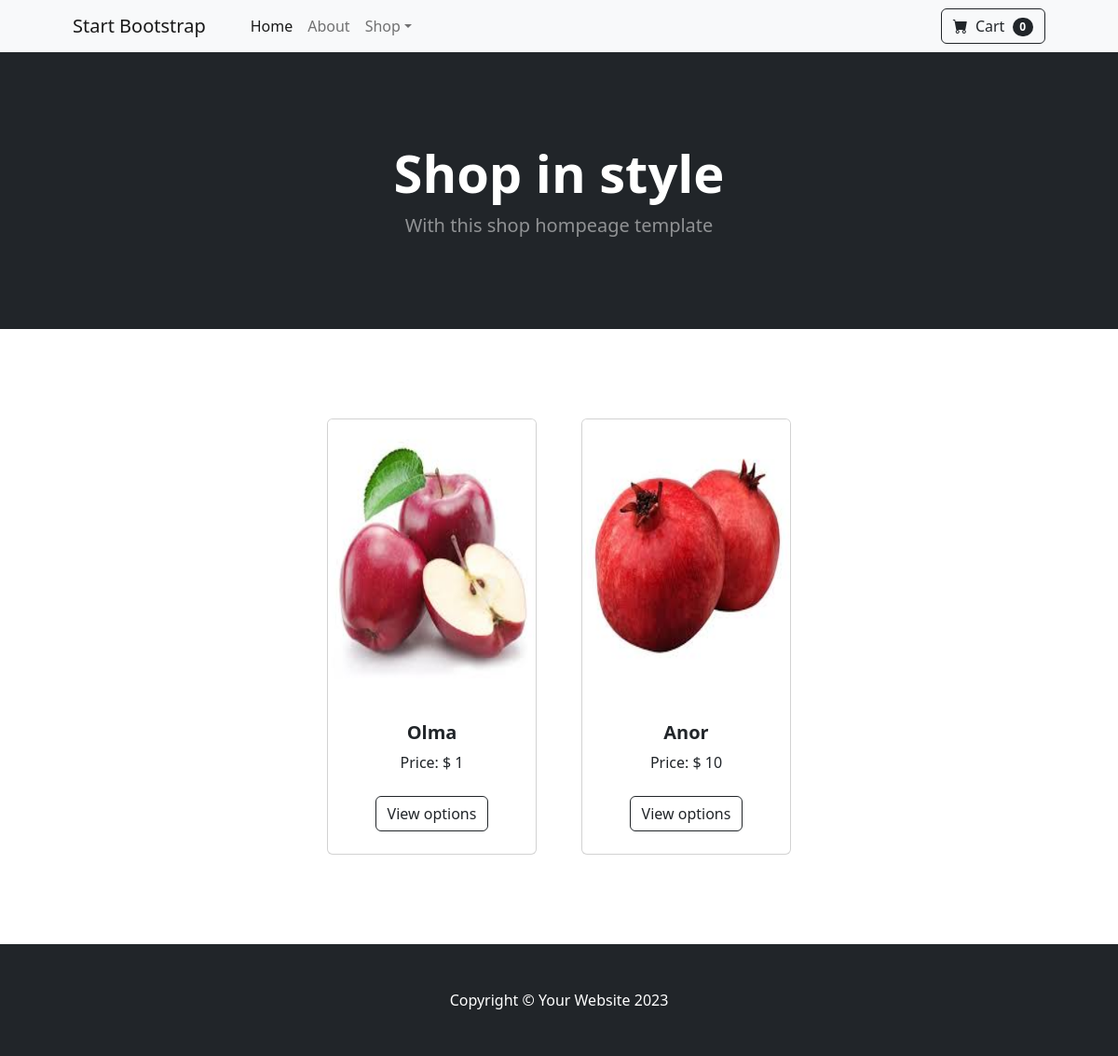
Before: / with the older database file.
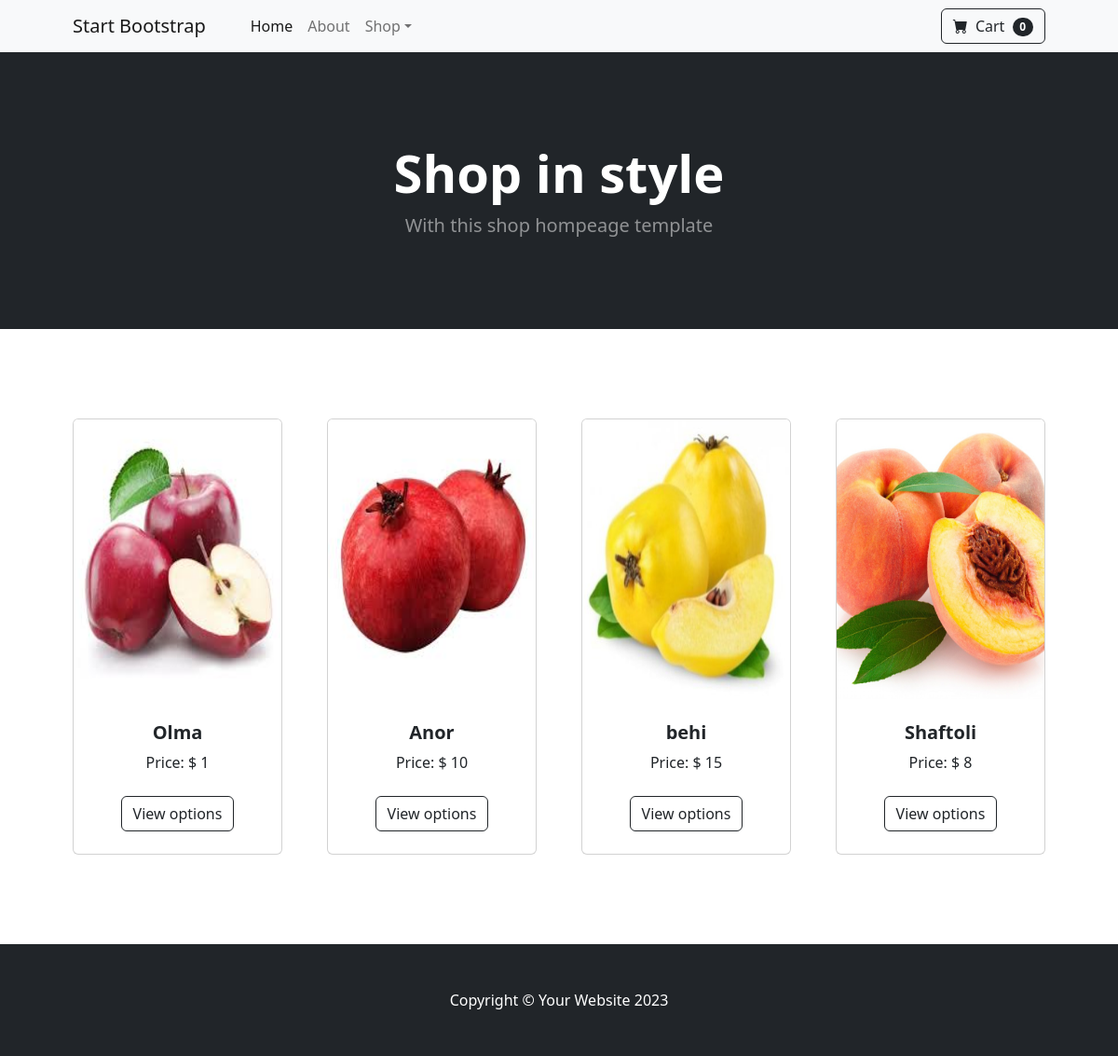
After: the same page with the newer database file.
### shop/models.py (models this page shows, shortened)
class Product(models.Model):
    name = models.CharField(max_length=100)
    price = models.CharField(max_length=10)
    image = models.ImageField(upload_to='media/')
    class Meta:
        verbose_name = "Mahsulot"
        verbose_name_plural = "Mahsulotlar"

### shop/views.py (the view)
# urls.py: path('', IndexView.as_view(), name='index'),
class IndexView(View):
    def get(self, request):
        products = Product.objects.all()
        context = {
            'title': 'Mahsulotlar',
            'products': products
        }
        return render(request, 'index.html', context)

### templates/index.html (shortened to what this page needs)
<!DOCTYPE html>
{% load static %}
<html lang="en">
    <head>
        <link href="https://cdn.jsdelivr.net/npm/bootstrap-icons@1.5.0/font/bootstrap-icons.css" rel="stylesheet" />
        <link href="{% static 'css/styles.css' %}" rel="stylesheet" />
    </head>
    <body>
        <nav class="navbar navbar-expand-lg navbar-light bg-light">
            <div class="container px-4 px-lg-5">
                <a class="navbar-brand" href="#!">Start Bootstrap</a>
                <div class="collapse navbar-collapse" id="navbarSupportedContent">
                    <ul class="navbar-nav me-auto mb-2 mb-lg-0 ms-lg-4">
                        <li class="nav-item"><a class="nav-link active" aria-current="page" href="#!">Home</a></li>
                        <li class="nav-item"><a class="nav-link" href="#!">About</a></li>
                        <li class="nav-item dropdown">
                            <a class="nav-link dropdown-toggle" id="navbarDropdown" href="#" role="button" data-bs-toggle="dropdown" aria-expanded="false">Shop</a>
                        </li>
                    </ul>
                    <form class="d-flex">
                        <button class="btn btn-outline-dark" type="submit">
                            <i class="bi-cart-fill me-1"></i>
                            Cart
                            <span class="badge bg-dark text-white ms-1 rounded-pill">0</span>
                        </button>
                    </form>
                </div>
            </div>
        </nav>
        <header class="bg-dark py-5">
            <div class="container px-4 px-lg-5 my-5">
                <div class="text-center text-white">
                    <h1 class="display-4 fw-bolder">Shop in style</h1>
                    <p class="lead fw-normal text-white-50 mb-0">With this shop hompeage template</p>
                </div>
            </div>
        </header>
        <section class="py-5">
            <div class="container px-4 px-lg-5 mt-5">
                <div class="row gx-4 gx-lg-5 row-cols-2 row-cols-md-3 row-cols-xl-4 justify-content-center">
                    {% for product in products %}
                    	<div class="col mb-5">
                        <div class="card h-100">
                            <img width="450px" height="300px" class="card-img-top" src="{{ product.image.url }}" alt="..." />
                            <div class="card-body p-4">
                                <div class="text-center">
                                    <h5 class="fw-bolder">{{ product.name }}</h5>
                                    Price: $ {{ product.price }}
                                </div>
                            </div>
                            <div class="card-footer p-4 pt-0 border-top-0 bg-transparent">
                                <div class="text-center"><a class="btn btn-outline-dark mt-auto" href="#">View options</a></div>
                            </div>
                        </div>
                    </div>
                    {% endfor %}
                </div>
            </div>
        </section>
        <footer class="py-5 bg-dark">
            <div class="container"><p class="m-0 text-center text-white">Copyright &copy; Your Website 2023</p></div>
        </footer>
    </body>
</html>

Changed rows visible on the page:
added Product: image (picture), name "behi", price "15"
added Product: image (picture), name "Shaftoli", price "8"
